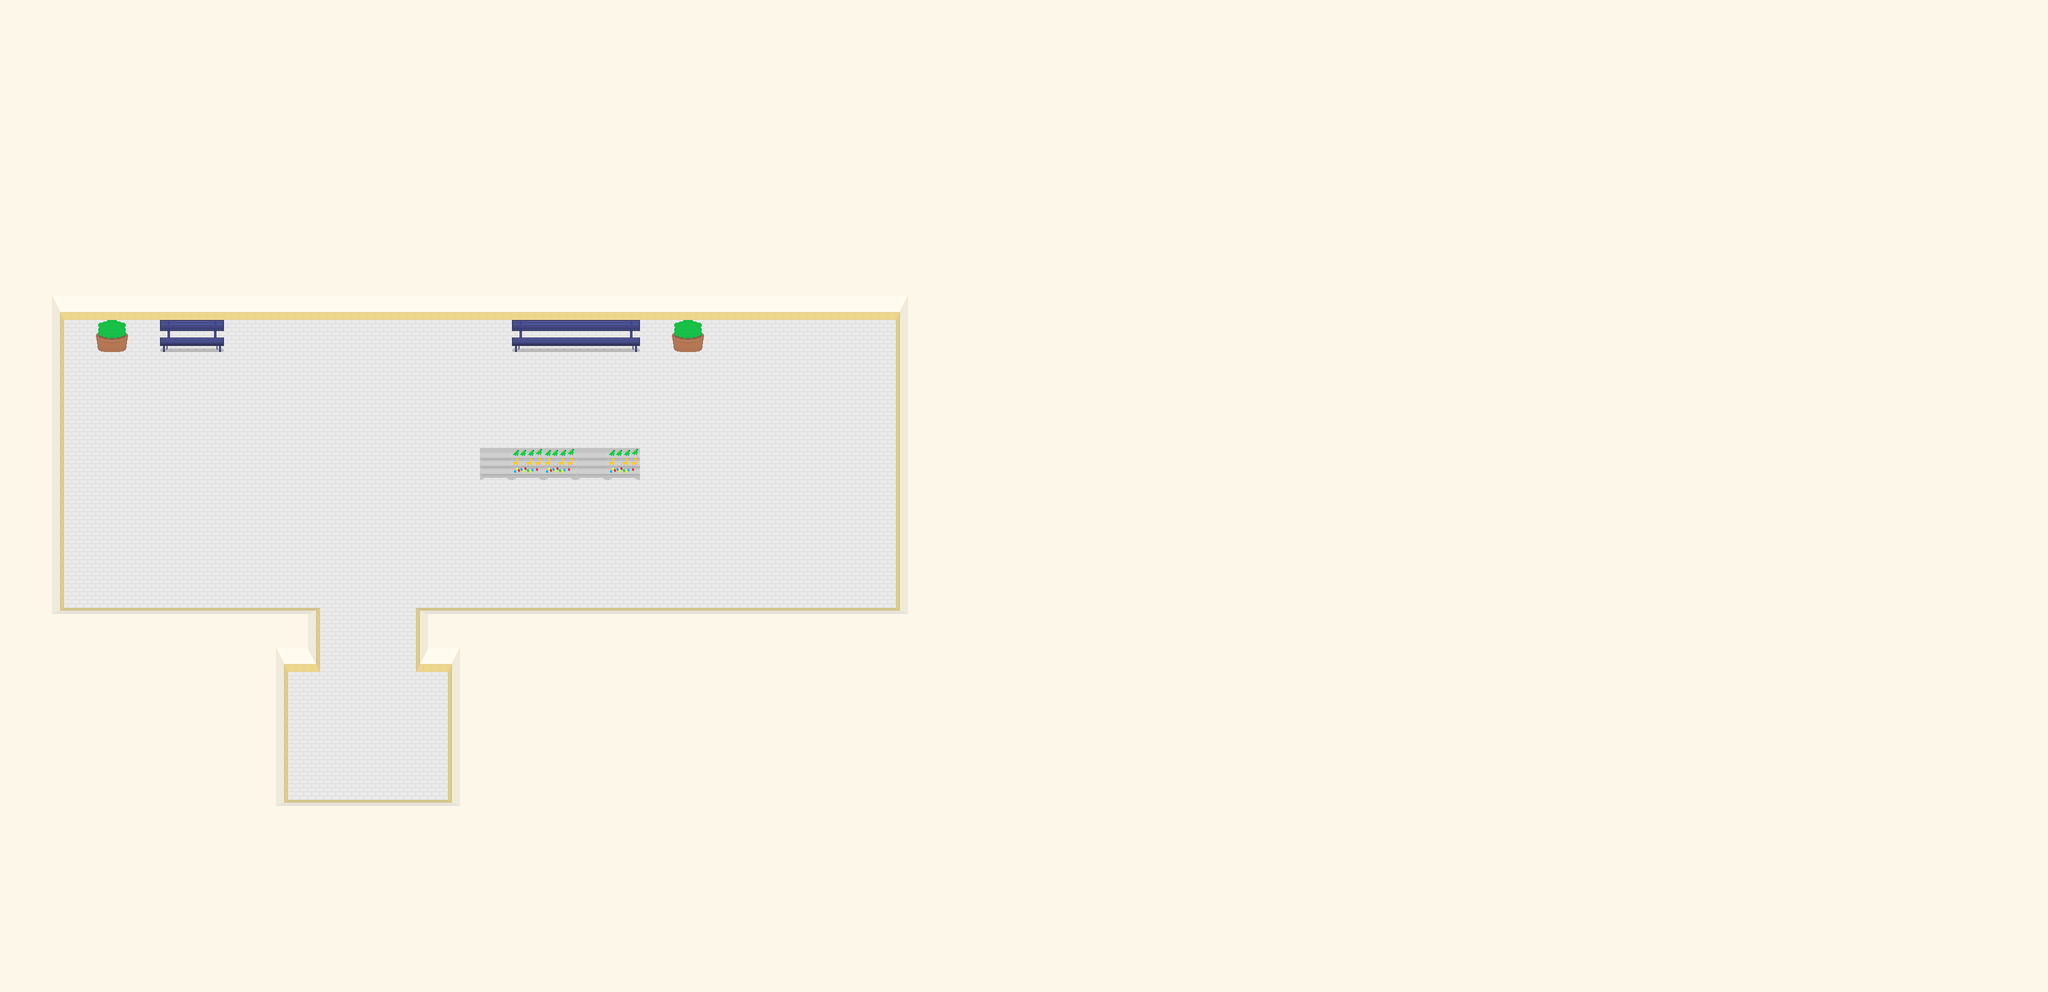

A 2D game scene composited from a Tiled map and its tileset images. What follows is a short description and the map's XML, with each tile layer's data collapsed to a summary:
An orthogonal 64x31 tile map with 64x64 px tiles, 2 tile layers (Background, Walls) and 36 objects (30x path, 2x guard, player, g_store, g_clique, ...).

<map version="1.8" tiledversion="1.8.5" orientation="orthogonal" renderorder="right-down" width="64" height="31" tilewidth="64" tileheight="64" infinite="0" nextlayerid="5" nextobjectid="46">
 <editorsettings>
  <export target="Level1.json" format="json" />
 </editorsettings>
 <tileset firstgid="1" name="MallTileSet" tilewidth="64" tileheight="64" spacing="2" margin="1" tilecount="49" columns="7">
  <properties>
   <property name="collides" type="bool" value="true" />
  </properties>
  <image source="MallTileSet.png" width="462" height="462" />
  <tile id="0">
   <properties>
    <property name="collides" type="bool" value="true" />
   </properties>
  </tile>
  <tile id="1">
   <properties>
    <property name="collides" type="bool" value="true" />
   </properties>
  </tile>
  <tile id="2">
   <properties>
    <property name="collides" type="bool" value="true" />
   </properties>
  </tile>
  <tile id="6">
   <properties>
    <property name="collides" type="bool" value="true" />
   </properties>
  </tile>
  <tile id="7">
   <properties>
    <property name="collides" type="bool" value="true" />
   </properties>
  </tile>
  <tile id="8">
   <properties>
    <property name="collides" type="bool" value="true" />
   </properties>
  </tile>
  <tile id="9">
   <properties>
    <property name="collides" type="bool" value="true" />
   </properties>
  </tile>
  <tile id="14">
   <properties>
    <property name="collides" type="bool" value="true" />
   </properties>
  </tile>
  <tile id="15">
   <properties>
    <property name="collides" type="bool" value="true" />
   </properties>
  </tile>
  <tile id="16">
   <properties>
    <property name="collides" type="bool" value="true" />
   </properties>
  </tile>
  <tile id="22">
   <properties>
    <property name="collides" type="bool" value="true" />
   </properties>
  </tile>
  <tile id="23">
   <properties>
    <property name="collides" type="bool" value="true" />
   </properties>
  </tile>
  <tile id="28">
   <properties>
    <property name="collides" type="bool" value="true" />
   </properties>
  </tile>
  <tile id="29">
   <properties>
    <property name="collides" type="bool" value="true" />
   </properties>
  </tile>
  <tile id="30">
   <properties>
    <property name="collides" type="bool" value="true" />
   </properties>
  </tile>
  <tile id="31">
   <properties>
    <property name="collides" type="bool" value="true" />
   </properties>
  </tile>
  <tile id="32">
   <properties>
    <property name="collides" type="bool" value="true" />
   </properties>
  </tile>
  <tile id="33">
   <properties>
    <property name="collides" type="bool" value="true" />
   </properties>
  </tile>
  <tile id="34">
   <properties>
    <property name="collides" type="bool" value="true" />
   </properties>
  </tile>
  <tile id="35">
   <properties>
    <property name="collides" type="bool" value="true" />
   </properties>
  </tile>
  <tile id="36">
   <properties>
    <property name="collides" type="bool" value="true" />
   </properties>
  </tile>
  <tile id="37">
   <properties>
    <property name="collides" type="bool" value="true" />
   </properties>
  </tile>
  <tile id="42">
   <properties>
    <property name="collides" type="bool" value="true" />
   </properties>
  </tile>
  <tile id="43">
   <properties>
    <property name="collides" type="bool" value="true" />
   </properties>
  </tile>
  <tile id="44">
   <properties>
    <property name="collides" type="bool" value="true" />
   </properties>
  </tile>
 </tileset>
 <layer id="1" name="Background" width="64" height="31">
  <data>[1984 cells, 1984 non-empty, 1 distinct tile ids]</data>
 </layer>
 <objectgroup id="3" name="Player">
  <object id="45" name="player" gid="6" x="192" y="1024" width="64" height="64" />
 </objectgroup>
 <objectgroup id="2" name="Objects">
  <object id="2" name="guard" gid="25" x="704" y="1216" width="64" height="64" />
  <object id="6" name="path" gid="26" x="704" y="1152" width="64" height="64" />
  <object id="7" name="path" gid="26" x="768" y="1088" width="64" height="64" />
  <object id="8" name="path" gid="26" x="832" y="1088" width="64" height="64" />
  <object id="9" name="path" gid="26" x="832" y="832" width="64" height="64" />
  <object id="10" name="path" gid="26" x="896" y="832" width="64" height="64" />
  <object id="11" name="path" gid="26" x="960" y="832" width="64" height="64" />
  <object id="12" name="path" gid="26" x="1024" y="832" width="64" height="64" />
  <object id="13" name="path" gid="26" x="1088" y="832" width="64" height="64" />
  <object id="14" name="path" gid="26" x="1152" y="832" width="64" height="64" />
  <object id="15" name="path" gid="26" x="1216" y="832" width="64" height="64" />
  <object id="17" name="path" gid="26" x="896" y="1088" width="64" height="64" />
  <object id="18" name="path" gid="26" x="960" y="1088" width="64" height="64" />
  <object id="19" name="path" gid="26" x="1024" y="1088" width="64" height="64" />
  <object id="20" name="path" gid="26" x="1088" y="1088" width="64" height="64" />
  <object id="21" name="path" gid="26" x="1152" y="1088" width="64" height="64" />
  <object id="22" name="path" gid="26" x="1216" y="1088" width="64" height="64" />
  <object id="23" name="path" gid="26" x="1280" y="1088" width="64" height="64" />
  <object id="24" name="path" gid="26" x="1344" y="1088" width="64" height="64" />
  <object id="25" name="path" gid="26" x="1408" y="1088" width="64" height="64" />
  <object id="26" name="path" gid="26" x="1472" y="1088" width="64" height="64" />
  <object id="27" name="path" gid="26" x="1536" y="1088" width="64" height="64" />
  <object id="28" name="path" gid="26" x="1600" y="1088" width="64" height="64" />
  <object id="29" name="g_store" gid="4" x="704" y="1472" width="64" height="64" />
  <object id="32" name="path" gid="26" x="768" y="832" width="64" height="64" />
  <object id="33" name="path" gid="26" x="704" y="768" width="64" height="64" />
  <object id="34" name="guard" gid="25" x="704" y="704" width="64" height="64" />
  <object id="35" name="path" gid="26" x="1280" y="832" width="64" height="64" />
  <object id="36" name="path" gid="26" x="1344" y="832" width="64" height="64" />
  <object id="37" name="path" gid="26" x="1408" y="832" width="64" height="64" />
  <object id="38" name="path" gid="26" x="1472" y="832" width="64" height="64" />
  <object id="39" name="path" gid="26" x="1536" y="832" width="64" height="64" />
  <object id="40" name="path" gid="26" x="1600" y="832" width="64" height="64" />
  <object id="41" name="g_clique" gid="5" x="1152" y="1152" width="64" height="64" />
  <object id="43" name="level_goal" gid="26" x="1728" y="960" width="64" height="64" />
 </objectgroup>
 <layer id="4" name="Walls" width="64" height="31">
  <data>[1984 cells, 1737 non-empty, 19 distinct tile ids]</data>
 </layer>
</map>
